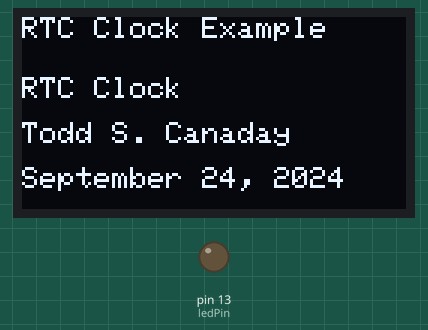
Bench run of a sketch on a simulated Arduino Uno, built with avr-gcc and run on an emulated ATmega328P. On the bench: 128×64 one-colour display, output pins drawn as LEDs (lit = HIGH). The local clock reads 2024-03-15 10:24:30 at power-on unless the sketch sets it.

Above: at 0.1 s.
At 2.2 s:
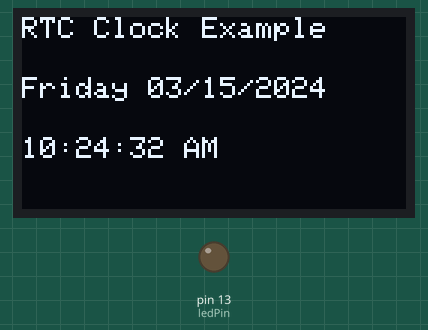
At 5.4 s:
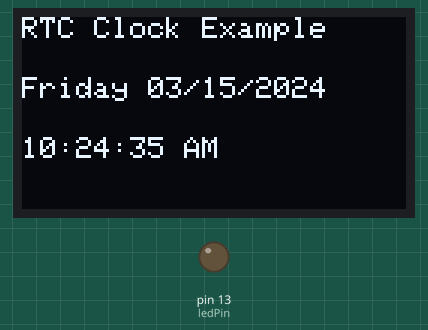
At 10.7 s:
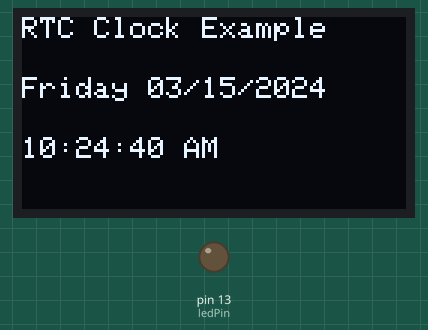
At 20.3 s:
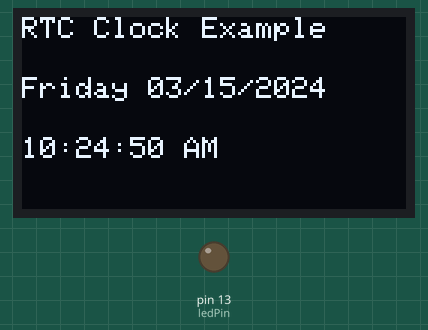
At 38.4 s:
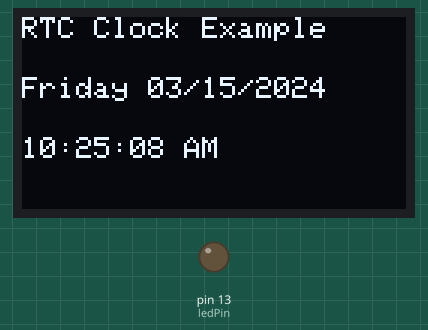

The sketch:

RTC_Clock_Example_OLED_v_1-0-0.ino
```cpp
/*
  RTC_Clock_Example_v_1-0-0

  Version 1.0.0

  This is a simple program that reads the time from a connected RTC
  module using the DS3231 IC and displays the information to
  an OLED display.

  HARDWARE NOTE:

  The DS3231 AT24C32 RTC Module purchased from Amazon
  is designed to use a rechargeable CR2032 battery to
  keep the RTC module date time memory intact when powered
  off.  You will need to remove the 200 Ohm resistor next
  to the SCL input pin on the board to disable this recharging
  circuit when using a non-rechargeable CR2032 battery.

  RTC
  Pin:      Connected To:

  1         SCL
  2         SDA
  3         5 VDC
  4         GND

  OLED Display
  Pin:      Connected To:

  1         GND
  2         5 VDC
  3         SCL
  4         SDA

  Created:   September 24, 2024
  Modified:  September 24, 2024
  by Todd S. Canaday
  tcanaday@memphis.edu

  Arduino Compiler Version:  arduino-1.8.13

  Revision Notes:

  09/24/2024  Initial release of source code.
*/

#include <RTClib.h>
#include <Adafruit_GFX.h>
#include <Adafruit_SSD1306.h>

#define DEBUG false                 //  set to true for console output, false for no console output...
#define Serial if(DEBUG)Serial
#define BAUDRATE 9600               //  default baud rate for console...

#define SCREEN_WIDTH 128            //  OLED display width, in pixels...
#define SCREEN_HEIGHT 64            //  OLED display height, in pixels...

#define DISPLAY_TEXT_SIZE 3         //  value for the display text size...
#define DISPLAY_TEXT_SIZE_SMALL 2   //  value for the display text size...
#define HEADER_TEXT_SIZE  1         //  value for the header text size in yellow area...

#define DATA_CURSOR_POINT 40        //  value for default cursor point on display...
#define SENSOR_LBL_CURSOR_POINT 20  //  value for moving sensor label above data...

/********************/
/*  CONSTRUCTORS    */
/********************/
//  create an object of the DS3231 RTC module using address 0x53...
RTC_DS3231 rtc;
//  initialize the OLED display (address = 0x3C)...
Adafruit_SSD1306 display(SCREEN_WIDTH, SCREEN_HEIGHT, &Wire, -1);

/********************/
/*  VARIABLES       */
/********************/
const int ledPin = 13;              //  on board LED...
int delayTime = 1000;               //  variable to delay between clock readings...
int blinkDelay = 100;               //  variable to delay between LED on / off state...
long rtcReadTime = 0;               //  used to store display time for RTC clock...
//  array to define day names...
const char weekDays[7][10] = {"Sunday", "Monday", "Tuesday", "Wednesday", "Thursday", "Friday", "Saturday"};
//  array to define month names...
const char monthNames[12][10] = {"January", "February", "March", "April", "May", "June", "July", "August", "September", "October", "November", "December"};

void setup()
{
  //  startup OLED Display...
  if(!display.begin(SSD1306_SWITCHCAPVCC, 0x3C))
  {
    //  if display fails to start, loop forever
    //  and indicate failure by blinking onboard
    //  LED...
    while(true)
    {
      digitalWrite(ledPin, HIGH);   //  turn the LED on...
      delay(100);                   //  delay...
      digitalWrite(ledPin, LOW);    //  turn the LED off...
      delay(100);                   //  delay...
    }
  }

  Serial.begin(BAUDRATE);           //  start the serial port in case debug...

  pinMode(ledPin, OUTPUT);          //  Pin 13 has an LED connected...
  digitalWrite(ledPin, LOW);        //  turn the LED off...

  //  display a startup message to the OLED display...
  Startup_Message();
  //  delay for specified time...
  delay(2000);

  //  initialize and begin the RTC...
  if(!rtc.begin())
  {
    //  alert the user that the RTC module was not detected...
    Serial.println(F("Could not detect the RTC module!"));
    //  show error message on OLED display...
    DisplayErrorMessage();

    //  "blink" the onboard LED and loop forever until reset...
    while(true)
    {
      digitalWrite(ledPin, HIGH);   //  turn the LED on...
      delay(blinkDelay);            //  delay...
      digitalWrite(ledPin, LOW);    //  turn the LED off...
      delay(blinkDelay);            //  delay...
    }
  }

  //  dont need the 32K pin so disable it...
  rtc.disable32K();

  //  see if the RTC has lost its memory backup power
  //  (i.e. - battery is dying or not installed)...
  if(rtc.lostPower())
  {
    Serial.println(F("Looks like the RTC module has lost backup power!"));
    UpdateRTC();                      //  update the RTC with the current date and time...
  }
}

void loop()
{
  //  this allows the program to run within the loop on a "timed" basis
  //  so there is a delay of 'delayTime' which slows down the loop...
  if((millis() - rtcReadTime) > delayTime)
  {
    //  show the data on the OLED display...
    PrintDateTimeToOLEDDisplay();
    //  get and display the date and time from the RTC to the serial console...
    DisplayDateTimeToConsole();
    //  set current clock cycles for next pass...
    rtcReadTime = millis();
  }
}

/**
 * Method used to set the RTC clock.
 * NOTE:  This method should only be
 * called once.
 */
void UpdateRTC()
{
  // following line sets the RTC to the Date and Time this sketch was compiled...
  rtc.adjust(DateTime(F(__DATE__), F(__TIME__)));
}

/**
 * Startup_Message()
 * Method used to display the startup
 * message to the OLED display.
 */
void Startup_Message()
{
  //  call method to display header data for OLED...
  OLED_Display_Header();
  //  print startup to screen...
  display.setTextSize(HEADER_TEXT_SIZE);
  display.setTextColor(SSD1306_WHITE);
  display.setCursor(0, SENSOR_LBL_CURSOR_POINT);
  display.println("RTC Clock");
  display.setCursor(0, SENSOR_LBL_CURSOR_POINT+15);
  display.println("Todd S. Canaday");
  display.setCursor(0, SENSOR_LBL_CURSOR_POINT+30);
  display.println("September 24, 2024");
  //  send data to the OLED display...
  display.display();
}

/**
 * DisplayErrorMessage()
 * Method used to display an error
 * message to the OLED display.
 */
void DisplayErrorMessage()
{
  //  call method to display header data for OLED...
  OLED_Display_Header();
  //  print error message to screen...
  display.setTextSize(DISPLAY_TEXT_SIZE-2);
  display.setTextColor(SSD1306_WHITE);
  display.setCursor(0, DATA_CURSOR_POINT);
  display.println("RTC Not Found!");
  //  send data to the OLED display...
  display.display();
}

/**
 * OLED_Display_Header()
 * Method used to display top line (yellow
 * area) message to the OLED display.
 */
void OLED_Display_Header()
{
  //  clear the OLED display...
  display.clearDisplay();
  //  set the text size and text color...
  display.setTextSize(HEADER_TEXT_SIZE);
  display.setTextColor(SSD1306_WHITE);
  display.setCursor(0, 0);  //  yellow area only...
  // Display static text at the header (yellow area)...
  display.println("RTC Clock Example");
  //  send data to the OLED display...
  display.display();
}

/**
 * PrintDateTimeToDisplay
 * Method used to query the RTC module and
 * get the current Date / Time stamp then
 * print this to the OLED display using
 * the format "MM/DD/YYYY HH:MM:SS (AM/PM)".
 */
void PrintDateTimeToOLEDDisplay()
{
  // get time and date from RTC and save in variables
  DateTime rtcTime = rtc.now();

  int ss = rtcTime.second();
  int mm = rtcTime.minute();
  int hh = rtcTime.twelveHour();
  int DD = rtcTime.dayOfTheWeek();
  int dd = rtcTime.day();
  int MM = rtcTime.month();
  int yyyy = rtcTime.year();
  int dow = rtcTime.dayOfTheWeek();

  //  call method to display header data for OLED...
  OLED_Display_Header();

  //  get ready to display the day of the week...
  display.setTextSize(DISPLAY_TEXT_SIZE-2);
  display.setTextColor(SSD1306_WHITE);
  display.setCursor(0, DATA_CURSOR_POINT-20);

  //  first, print out the day of the week and the current date on the same line...
  display.print(weekDays[dow]);
  display.print(" ");

  //  print the month...
  if(MM < 10)
  {
    display.print("0");
    display.print(MM);
    display.print("/");
  }
  else
  {
    display.print(MM);
    display.print("/");
  }

  //  print the day...
  if(dd < 10)
  {
    display.print("0");
    display.print(dd);
    display.print("/");
  }
  else
  {
    display.print(dd);
    display.print("/");
  }

  //  print the year...
  display.print(yyyy);

  //  get ready to display the time...
  display.setTextSize(DISPLAY_TEXT_SIZE-2);
  display.setTextColor(SSD1306_WHITE);
  display.setCursor(0, DATA_CURSOR_POINT);

  //  last, print out the current time from the RTC...

  //  print the hour...
  if(hh < 10)
  {
    display.print("0");
    display.print(hh);
    display.print(":");
  }
  else
  {
    display.print(hh);
    display.print(":");
  }

  //  print the minute...
  if(mm < 10)
  {
    display.print("0");
    display.print(mm);
    display.print(":");
  }
  else
  {
    display.print(mm);
    display.print(":");
  }

  //  print the second...
  if(ss < 10)
  {
    display.print("0");
    display.print(ss);
  }
  else
  {
    display.print(ss);
  }

  //  print AM / PM indication...
  if (rtcTime.isPM())
  {
    display.print(" PM");
  }
  else
  {
    display.print(" AM");
  }

  //  display the data...
  display.display();
}

/**
 * Method used to query the RTC module and
 * get the current Date / Time stamp then
 * print this to console using the format
 * "MM/DD/YYYY HH:MM:SS (AM/PM)".
 */
void DisplayDateTimeToConsole()
{
  //  get the date and time from the RTC...
  DateTime rtcTime = rtc.now();

  int ss = rtcTime.second();
  int mm = rtcTime.minute();
  int hh = rtcTime.twelveHour();
  int dd = rtcTime.day();
  int MM = rtcTime.month();
  int yyyy = rtcTime.year();
  int dow = rtcTime.dayOfTheWeek();

  //  first, print out the day of the week...
  Serial.print(weekDays[dow]);
  //  add a space...
  Serial.print(F(" "));

  //  if month is single digit, add leading zero...
  if (MM < 10)
  {
    Serial.print(F("0"));
    Serial.print(MM);
    Serial.print(F("/"));
  }
  else
  {
    Serial.print(MM);
    Serial.print(F("/"));
  }

  //  if day is single digit, add leading zero...
  if (dd < 10)
  {
    Serial.print(F("0"));
    Serial.print(dd);
    Serial.print(F("/"));
  }
  else
  {
    Serial.print(dd);
    Serial.print(F("/"));
  }

  //  print the year...
  Serial.print(yyyy);

  //  add a space...
  Serial.print(F(" "));

  //  if hour is single digit, add leading zero...
  if (hh < 10)
  {
    Serial.print(F("0"));
    Serial.print(hh);
    Serial.print(F(":"));
  }
  else
  {
    Serial.print(hh);
    Serial.print(F(":"));
  }

  //  if minute is single digit, add leading zero...
  if (mm < 10)
  {
    Serial.print(F("0"));
    Serial.print(mm);
    Serial.print(F(":"));
  }
  else
  {
    Serial.print(mm);
    Serial.print(F(":"));
  }

  //  if second is single digit, add leading zero...
  if (ss < 10)
  {
    Serial.print(F("0"));
    Serial.print(ss);
    Serial.print(F(" "));
  }
  else
  {
    Serial.print(ss);
    Serial.print(F(" "));
  }

  //  print AM / PM indication...
  if (rtcTime.isPM())
  {
    Serial.println(F("PM"));
  }
  else
  {
    Serial.println(F("AM"));
  }

  //  flush the serial port...
  Serial.flush();
}
```

Measured:
- what the display in image 0 shows lasts 2.0 s, from 0.1 s to 2.1 s
- what the display in image 1 shows lasts 1.0 s, from 2.2 s to 3.2 s
